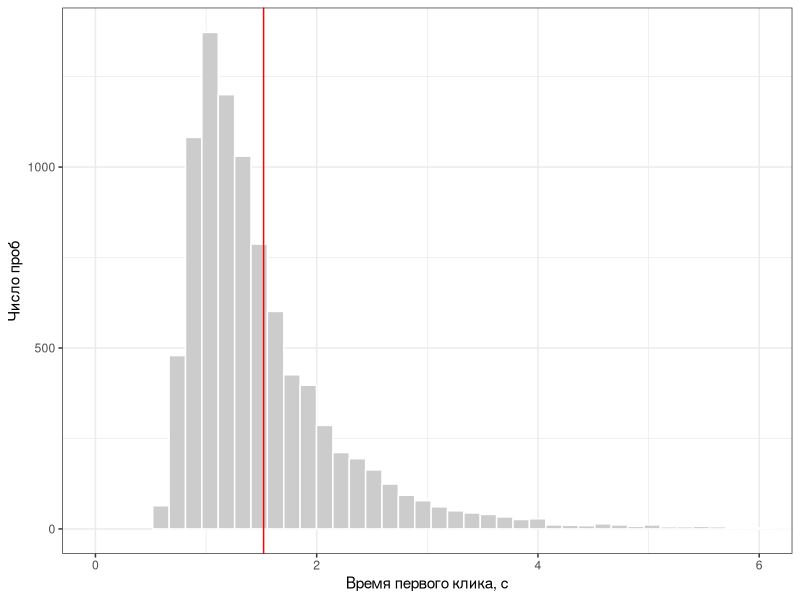
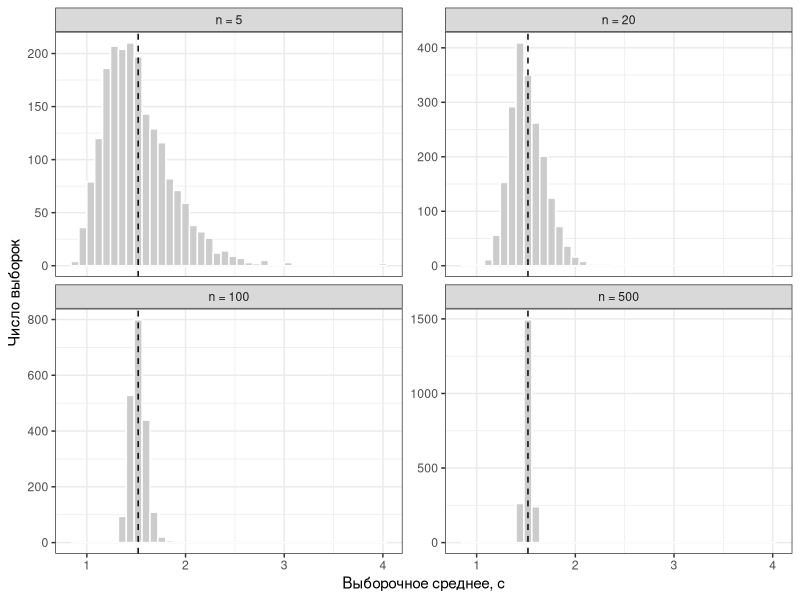
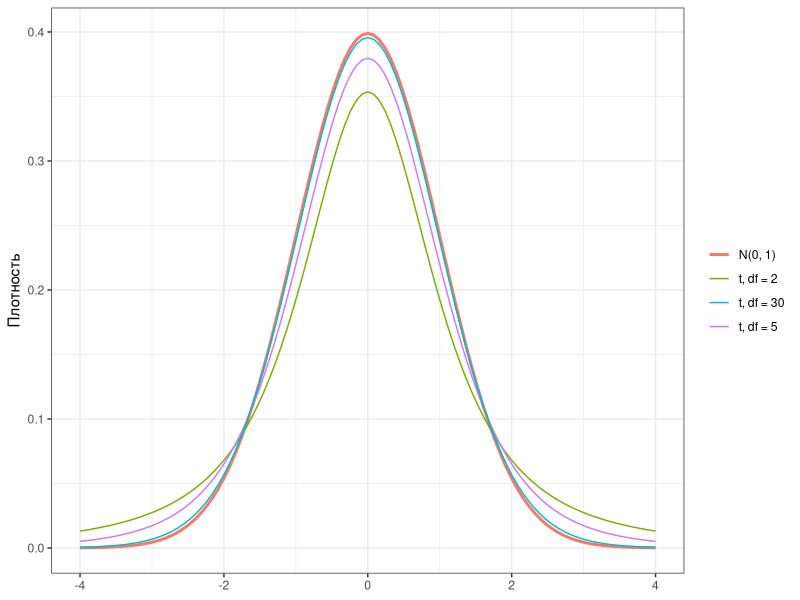
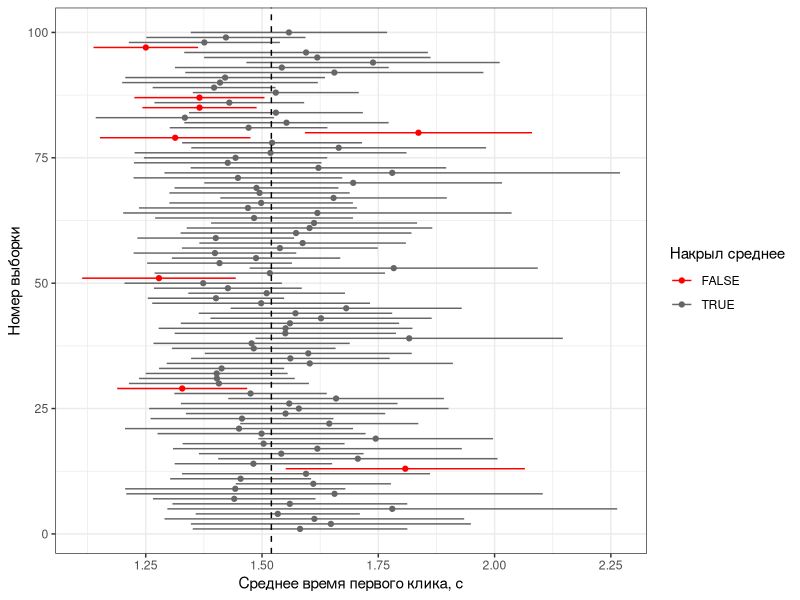

Recreate these plots in R, in order.
## ---- chunk 1
knitr::opts_chunk$set(echo = TRUE, eval = TRUE, warning = FALSE, message = FALSE, error = FALSE,
                      fig.height = 3.4, fig.width = 6.5)
## ---- chunk 2
library(tidyverse)
theme_set(theme_bw())
## ---- chunk 3
share <- read_csv("data/sharexp/share_clean.csv", show_col_types = FALSE)
## ---- chunk 4
x <- c(14, 10, 9, 16, 30, 3, 25, 8, 18, 7)

z <- (x - mean(x)) / sd(x)
round(z, 2)
c(mean(z), sd(z))  # среднее 0, SD = 1
## ---- chunk 5
m <- mean(share$time1); s <- sd(share$time1)
c(m - 2 * s, m + 2 * s)
## ---- chunk 6
pnorm(1)             # доля наблюдений ниже z = 1 (стандартное нормальное)
pnorm(1.96) - pnorm(-1.96)
## ---- chunk 7
#| label: fig-population
#| fig-cap: "«Генеральная совокупность»: время первого клика в 9000 пробах"
#| fig-height: 3
mu <- mean(share$time1)
sigma <- sqrt(mean((share$time1 - mu)^2))   # SD совокупности (с делением на N)

share |>
  ggplot(aes(time1)) +
  geom_histogram(bins = 80, fill = "grey80", colour = "white") +
  geom_vline(xintercept = mu, colour = "red") +
  coord_cartesian(xlim = c(0, 6)) +
  labs(x = "Время первого клика, с", y = "Число проб")
## ---- chunk 8
set.seed(2026)
means_10 <- replicate(1000, mean(sample(share$time1, size = 10)))
c(mean = mean(means_10), sd = sd(means_10))
## ---- chunk 9
#| label: fig-sampling-dist
#| fig-cap: "Выборочное распределение среднего при разных объёмах выборки (по 2000 выборок). Пунктир --- $\\mu$"
#| fig-height: 4.5
set.seed(2026)
sampling <- expand_grid(n = c(5, 20, 100, 500), rep = 1:2000) |>
  mutate(m = map_dbl(n, \(n) mean(sample(share$time1, size = n)))) |>
  mutate(n = factor(n, labels = paste("n =", c(5, 20, 100, 500))))

sampling |>
  ggplot(aes(m)) +
  geom_histogram(bins = 40, fill = "grey80", colour = "white") +
  geom_vline(xintercept = mu, linetype = "dashed") +
  facet_wrap(~ n, scales = "free_y") +
  labs(x = "Выборочное среднее, с", y = "Число выборок")
## ---- chunk 10
sampling |>
  summarise(sd_of_means = sd(m), .by = n) |>
  mutate(n_value = parse_number(as.character(n)),
         se_formula = sigma / sqrt(n_value)) |>
  select(n, sd_of_means, se_formula)
## ---- chunk 11
set.seed(2026)
one_sample <- sample(share$time1, size = 50)
c(mean = mean(one_sample), sd = sd(one_sample), se = sd(one_sample) / sqrt(length(one_sample)))
## ---- chunk 12
qnorm(c(0.025, 0.975))
## ---- chunk 13
#| label: fig-t-dist
#| fig-cap: "Распределение Стьюдента при разном числе степеней свободы приближается к стандартному нормальному"
#| fig-height: 3.2
ggplot() +
  geom_function(fun = dnorm, aes(colour = "N(0, 1)"), linewidth = 1) +
  geom_function(fun = dt, args = list(df = 2), aes(colour = "t, df = 2")) +
  geom_function(fun = dt, args = list(df = 5), aes(colour = "t, df = 5")) +
  geom_function(fun = dt, args = list(df = 30), aes(colour = "t, df = 30")) +
  xlim(-4, 4) +
  labs(x = NULL, y = "Плотность", colour = NULL)
## ---- chunk 14
tibble(df = c(2, 5, 10, 30, 100, 1000),
       t_crit = qt(0.975, df))
## ---- chunk 15
n <- length(one_sample)
se <- sd(one_sample) / sqrt(n)
t_crit <- qt(0.975, df = n - 1)

mean(one_sample) + c(-1, 1) * t_crit * se
## ---- chunk 16
t.test(one_sample)$conf.int
## ---- chunk 17
#| label: fig-ci-coverage
#| fig-cap: "100 доверительных интервалов для среднего, построенных по разным выборкам. Красным выделены интервалы, не накрывшие истинное среднее"
#| fig-height: 5
set.seed(2026)
cis <- map(1:100, \(i) {
  smp <- sample(share$time1, size = 50)
  ci <- t.test(smp)$conf.int
  tibble(i = i, m = mean(smp), lower = ci[1], upper = ci[2])
}) |> list_rbind() |>
  mutate(covers = lower < mu & mu < upper)

mean(cis$covers)

cis |>
  ggplot(aes(m, i, colour = covers)) +
  geom_pointrange(aes(xmin = lower, xmax = upper), size = 0.2) +
  geom_vline(xintercept = mu, linetype = "dashed") +
  scale_colour_manual(values = c("TRUE" = "grey40", "FALSE" = "red")) +
  labs(x = "Среднее время первого клика, с", y = "Номер выборки", colour = "Накрыл среднее")
## ---- chunk 18
set.seed(2026)
samples <- map(c(10, 50, 250, 1000), \(n) sample(share$time1, size = n)) |> 
  set_names(c(10, 50, 250, 1000))

expand_grid(n = names(samples), level = c(0.90, 0.95, 0.99)) |> 
  mutate(width = map2_dbl(n, level, \(n, lvl) diff(t.test(samples[[n]], conf.level = lvl)$conf.int))) |> 
  pivot_wider(names_from = level, values_from = width, names_prefix = "CI ")
## ---- chunk 19
set.seed(2026)
boot_medians <- replicate(5000, median(sample(one_sample, replace = TRUE)))

quantile(boot_medians, c(0.025, 0.975))   # 95% бутстреп-интервал для медианы
## ---- chunk 20
# все пробы как будто независимы -- неправильно
ci_trials <- t.test(share$time1)$conf.int

# среднее по каждому испытуемому, затем интервал -- корректно
id_mean <- share |> summarise(m = mean(time1), .by = id)
ci_subjects <- t.test(id_mean$m)$conf.int

tibble(unit = c("пробы (n = 9000)", "испытуемые (n = 20)"),
       lower = c(ci_trials[1], ci_subjects[1]),
       upper = c(ci_trials[2], ci_subjects[2]),
       width = upper - lower)
